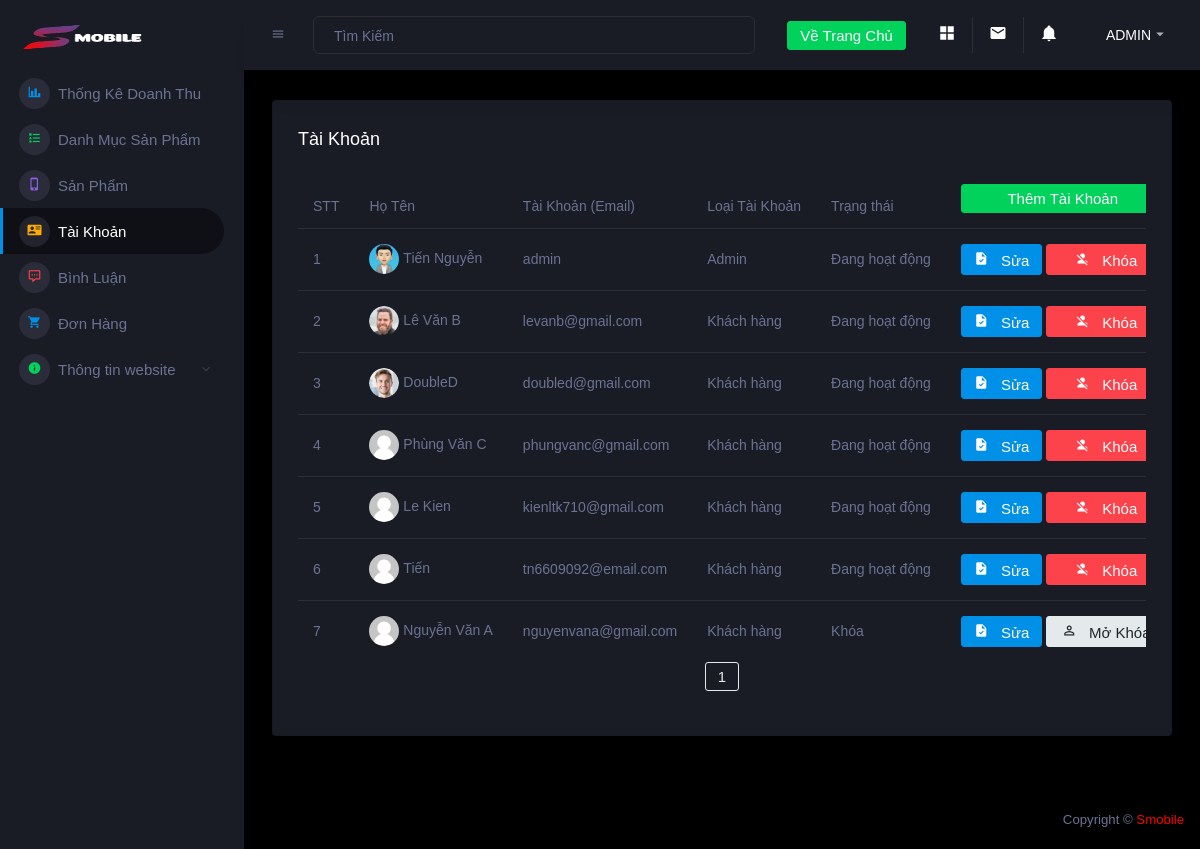
/admin/account.php (signed in), run on the app's committed database.
### tables this page shows
CREATE TABLE `taikhoan` (
  `id` int(11) NOT NULL,
  `taikhoan` varchar(55) NOT NULL,
  `matkhau` varchar(50) NOT NULL,
  `hoten` varchar(100) NOT NULL,
  `anh` text NOT NULL,
  `sdt` text NOT NULL,
  `diachi` varchar(255) NOT NULL,
  `phanquyen` int(11) NOT NULL DEFAULT 0,
  `status` int(11) NOT NULL DEFAULT 0
);

### connect.php (called while the page is built, shortened)
<?php
function selectAll($sql)
{
    $result = $GLOBALS['conn']->query($sql);
    return $result;
}
function rowCount($sql){
    $result =  $GLOBALS['conn']->query($sql);
    return $result->rowCount();
}
?>

### admin/account.php (the view, shortened to what this page needs)
<?php
    include 'header.php';
    if (isset($_COOKIE["user"])) {
        $user = $_COOKIE["user"];
        foreach (selectAll("SELECT * FROM taikhoan WHERE taikhoan='$user'") as $row) {
            $permission = $row['phanquyen'];
        }
        if ($permission==1) {
            ?>
            <div class="main-panel">
                <div class="content-wrapper">
                    <div class="row ">
                        <div class="col-12 grid-margin">
                            <div class="card">
                                <div class="card-body">
                                <h4 class="card-title addfont">Tài Khoản </h4>
                                <div class="table-responsive">
                                    <table class="table">
                                        <thead>
                                            <tr>
                                                <th class="addfont" style="width: 100px">STT</th>
                                                <th class="addfont" style="width: 500px" >Họ Tên</th>
                                                <th class="addfont" style="width: 400px" >Tài Khoản (Email)</th>
                                                <th class="addfont" style="width: 300px">Loại Tài Khoản</th>
                                                <th class="addfont" style="width: 300px">Trạng thái</th>
                                                <th class="addfont"><a type="button" class="btn btn-success btn-fw" style="width: 204px" href="addaccount.php">Thêm Tài Khoản</a></th>
                                            </tr>
                                        </thead>
                                        <tbody>
                                        <?php
                                        $stt=1;
                                        $item_per_page = !empty($_GET['per_page'])?$_GET['per_page']:8;
                                        $current_page = !empty($_GET['page'])?$_GET['page']:1;
                                        $offset = ($current_page - 1) * $item_per_page;
                                        $numrow = rowCount("SELECT * FROM taikhoan");
                                        $totalpage = ceil($numrow / $item_per_page);
                                        foreach (selectAll("SELECT * FROM taikhoan ORDER BY status ASC LIMIT $item_per_page OFFSET $offset") as $row) {
                                        ?>
                                            <tr>
                                                <td>
                                                  <?= $stt++ ?></td>
                                                <td>
                                                  <img src="<?= empty($row['anh'])?'../img/account/user.png':'../img/account/'.$row['anh'].'' ?>" alt="image">
                                                  <span class="addfont"><?= $row['hoten'] ?></span>
                                                </td>
                                                <td class="addfont">
                                                  <?= $row['taikhoan'] ?>
                                                </td>
                                                <td class="addfont">
                                                  <?= $row['phanquyen'] == 1 ? 'Admin' : 'Khách hàng'?>
                                                </td>
                                                <td class="addfont">
                                                  <?= $row['status'] == 0 ? 'Đang hoạt động' : 'Khóa'?>
                                                </td>
                                                <td>
                                                  <a type="button" class="btn btn-primary btn-icon-text addfont" href="editaccount.php?id=<?= $row['id'] ?>">
                                                  <i class="mdi mdi-file-check btn-icon-prepend"></i> Sửa </a>
                                                  <?php
                                                    $status = $row['status'];
                                                    if ($status==0) {
                                                      ?>
                                                      <a type="button" class="btn btn-danger btn-icon-text addfont" style="width: 120px" href="?id=<?= $row['id'] ?>" onclick="return confirm('Bạn có muốn khóa tài khoản này không?')">
                                                      <i class="mdi mdi-account-off btn-icon-prepend"></i> Khóa </a>
                                                  <?php
                                                    }else{
                                                      ?>
                                                      <a type="button" class="btn btn-secondary btn-icon-text addfont" style="width: 120px" href="?id=<?= $row['id'] ?>" onclick="return confirm('Bạn có muốn mở tài khoản này không?')">
                                                      <i class="mdi mdi-account-outline btn-icon-prepend"></i> Mở Khóa</a>
                                                  <?php
                                                    }
                                                  ?>
                                                </td>
                                            </tr>
                                        <?php
                                            }
                                        ?>
                                        </tbody>
                                    </table>
                                    <div class="col-lg-12">
                                      <div class="pageination">
                                          <nav aria-label="Page navigation example">
                                              <ul class="pagination justify-content-center">
                                                  <?php for($num = 1; $num <=$totalpage;$num++) { ?>
                                                      <?php
                                                          if ($num != $current_page){
                                                      ?>
                                                          <?php if ($num > $current_page-3 && $num < $current_page+3){ ?>
                                                          <li class="page-item"><a class="btn btn-outline-secondary" href="?per_page=<?=$item_per_page?>&page=<?=$num?>"><?=$num?></a></li>
                                                          <?php } ?>
                                                      <?php
                                                      }
                                                      else{
                                                      ?>
                                                          <strong class="page-item"><a class="btn btn-outline-secondary"><?=$num?></a></strong>
                                                      <?php
                                                      }
                                                  }
                                                  ?>
                                          </nav>
                                      </div>
                                  </div>
                                </div>
                                </div>
                            </div>
                        </div>
                    </div>
                </div>
            <?php
        }
    }
 include 'footer.php';
 ?>

### admin/header.php (style rules this page uses)
.addfont { font-family: 'Arial'; }

### data on the page
taikhoan: anh (picture), hoten "Tiến Nguyễn", taikhoan "admin", phanquyen "Admin", status "Đang hoạt động"
taikhoan: anh (picture), hoten "Lê Văn B", taikhoan "levanb@gmail.com", phanquyen "Khách hàng", status "Đang hoạt động"
taikhoan: anh (picture), hoten "DoubleD", taikhoan "doubled@gmail.com", phanquyen "Khách hàng", status "Đang hoạt động"
taikhoan: hoten "Phùng Văn C", taikhoan "phungvanc@gmail.com", phanquyen "Khách hàng", status "Đang hoạt động"
taikhoan: hoten "Le Kien", taikhoan "kienltk710@gmail.com", phanquyen "Khách hàng", status "Đang hoạt động"
taikhoan: hoten "Tiến", taikhoan "tn6609092@email.com", phanquyen "Khách hàng", status "Đang hoạt động"
taikhoan: hoten "Nguyễn Văn A", taikhoan "nguyenvana@gmail.com", phanquyen "Khách hàng", status "Khóa", $row['id'] 1 (drawn)
